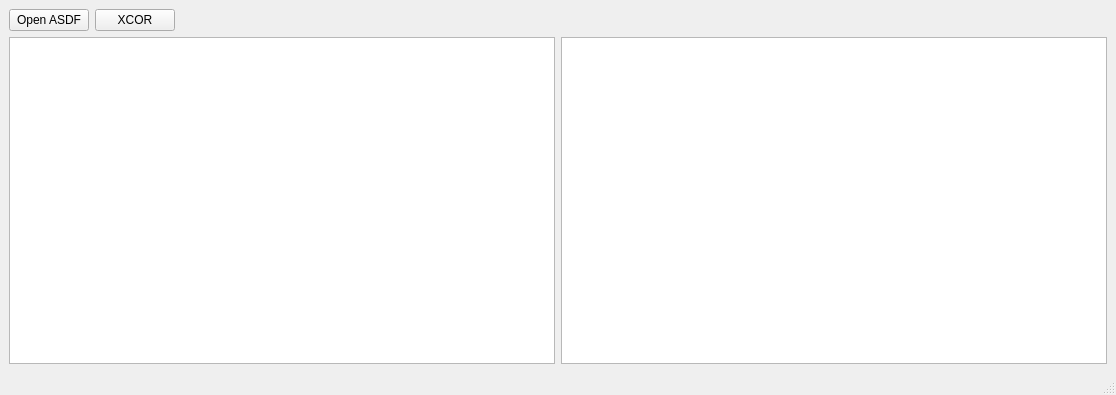
<?xml version="1.0" encoding="UTF-8"?>
<ui version="4.0">
 <class>MainWindow</class>
 <widget class="QMainWindow" name="MainWindow">
  <property name="geometry">
   <rect>
    <x>0</x>
    <y>0</y>
    <width>1116</width>
    <height>395</height>
   </rect>
  </property>
  <property name="windowTitle">
   <string>QC XCOR GUI Window</string>
  </property>
  <widget class="QWidget" name="centralwidget">
   <layout class="QGridLayout" name="gridLayout_2">
    <item row="0" column="0">
     <layout class="QGridLayout" name="gridLayout">
      <item row="0" column="0">
       <layout class="QHBoxLayout" name="horizontalLayout_2">
        <item>
         <widget class="QPushButton" name="open_pushButton">
          <property name="text">
           <string>Open ASDF</string>
          </property>
         </widget>
        </item>
        <item>
         <widget class="QPushButton" name="xcor_pushButton">
          <property name="sizePolicy">
           <sizepolicy hsizetype="Fixed" vsizetype="Fixed">
            <horstretch>0</horstretch>
            <verstretch>0</verstretch>
           </sizepolicy>
          </property>
          <property name="text">
           <string>XCOR</string>
          </property>
         </widget>
        </item>
        <item>
         <spacer name="horizontalSpacer">
          <property name="orientation">
           <enum>Qt::Horizontal</enum>
          </property>
          <property name="sizeHint" stdset="0">
           <size>
            <width>40</width>
            <height>20</height>
           </size>
          </property>
         </spacer>
        </item>
       </layout>
      </item>
      <item row="1" column="0">
       <layout class="QHBoxLayout" name="horizontalLayout_3">
        <item>
         <widget class="GraphicsLayoutWidget" name="waveform_graph">
          <property name="sizePolicy">
           <sizepolicy hsizetype="Expanding" vsizetype="Expanding">
            <horstretch>0</horstretch>
            <verstretch>0</verstretch>
           </sizepolicy>
          </property>
          <property name="mouseTracking">
           <bool>false</bool>
          </property>
          <property name="toolTip">
           <string/>
          </property>
         </widget>
        </item>
        <item>
         <widget class="GraphicsLayoutWidget" name="xcor_graph">
          <property name="sizePolicy">
           <sizepolicy hsizetype="Expanding" vsizetype="Expanding">
            <horstretch>0</horstretch>
            <verstretch>0</verstretch>
           </sizepolicy>
          </property>
          <property name="mouseTracking">
           <bool>false</bool>
          </property>
          <property name="toolTip">
           <string/>
          </property>
         </widget>
        </item>
       </layout>
      </item>
     </layout>
    </item>
   </layout>
  </widget>
  <widget class="QMenuBar" name="menubar">
   <property name="geometry">
    <rect>
     <x>0</x>
     <y>0</y>
     <width>1116</width>
     <height>26</height>
    </rect>
   </property>
  </widget>
  <widget class="QStatusBar" name="statusbar"/>
 </widget>
 <customwidgets>
  <customwidget>
   <class>GraphicsLayoutWidget</class>
   <extends>QGraphicsView</extends>
   <header location="global">pyqtgraph</header>
  </customwidget>
 </customwidgets>
 <resources/>
 <connections/>
</ui>
